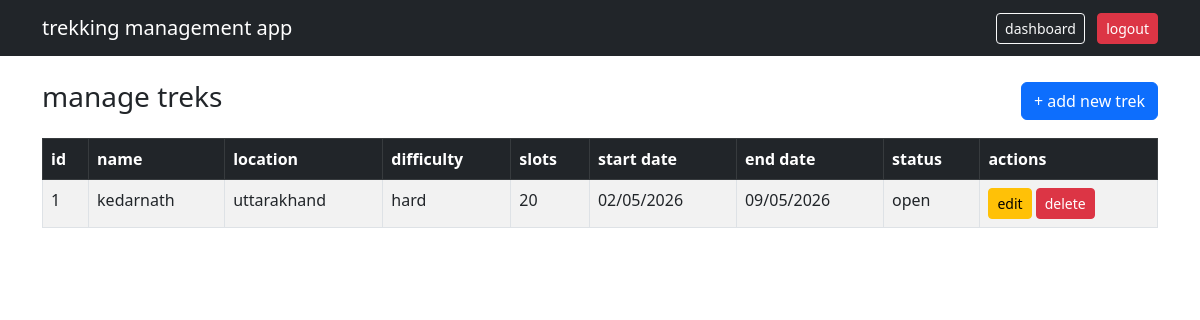
Page /admin/treks (signed in) on the committed database.
### database.py (models this page shows)
class Trek(db.Model):
    __tablename__ = 'trek'
    id = db.Column(db.Integer, primary_key=True)
    name = db.Column(db.String(120), nullable=False)
    location = db.Column(db.String(120), nullable=False)
    difficulty = db.Column(db.String(20), nullable=False)
    duration = db.Column(db.Integer, nullable=False)
    available_slots = db.Column(db.Integer, nullable=False)
    status = db.Column(db.String(20), default='pending')
    start_date = db.Column(db.DateTime, nullable=True)
    end_date = db.Column(db.DateTime, nullable=True)
    assigned_staff_id = db.Column(db.Integer, db.ForeignKey('staff.id'), nullable=True)
    bookings = db.relationship('Booking', backref='trek', lazy=True)

### app.py (the view)
@app.route('/admin/treks')
def admin_treks():
    if session.get('role') != 'admin':
        return redirect(url_for('login'))
    treks = Trek.query.all()
    return render_template('admin/treks.html', treks=treks)

### templates/admin/treks.html (shortened to what this page needs)
<!DOCTYPE html>
<html lang="en">
<head>
    <link href="https://cdn.jsdelivr.net/npm/bootstrap@5.3.0-alpha1/dist/css/bootstrap.min.css" rel="stylesheet">
</head>
<body>
<nav class="navbar navbar-dark bg-dark">
    <div class="container">
        <a class="navbar-brand">trekking management app</a>
        <div>
            <a href="/admin/dashboard" class="btn btn-outline-light btn-sm me-2">dashboard</a>
            <a href="/logout" class="btn btn-danger btn-sm">logout</a>
        </div>
    </div>
</nav>
<div class="container mt-4">
    <div class="d-flex justify-content-between align-items-center mb-3">
        <h3>manage treks</h3>
        <a href="/admin/treks/add" class="btn btn-primary">+ add new trek</a>
    </div>
    <table class="table table-bordered table-striped">
        <thead class="table-dark">
            <tr>
                <th>id</th>
                <th>name</th>
                <th>location</th>
                <th>difficulty</th>
                <th>slots</th>
                <th>start date</th>
                <th>end date</th>
                <th>status</th>
                <th>actions</th>
            </tr>
        </thead>
        <tbody>
            {% for trek in treks %}
            <tr>
                <td>{{ trek.id }}</td>
                <td>{{ trek.name }}</td>
                <td>{{ trek.location }}</td>
                <td>{{ trek.difficulty }}</td>
                <td>{{ trek.available_slots }}</td>
                 <td>{{ trek.start_date.strftime('%d/%m/%Y') if trek.start_date else '-' }}</td>
                <td>{{ trek.end_date.strftime('%d/%m/%Y') if trek.end_date else '-' }}</td>
                <td>{{ trek.status }}</td>
                <td>
                    <a href="/admin/treks/edit/{{ trek.id }}" class="btn btn-sm btn-warning">edit</a>
                    <a href="/admin/treks/delete/{{ trek.id }}" class="btn btn-sm btn-danger">delete</a>
                </td>
            </tr>
            {% else %}
            <tr>
                <td colspan="10" class="text-center">no treks found</td>
            </tr>
            {% endfor %}
        </tbody>
    </table>
</div>
</body>
</html>

### rows in the picture
Trek: id "1", name "kedarnath", location "uttarakhand", difficulty "hard", available_slots "20", start_date "02/05/2026", end_date "09/05/2026", status "open"
